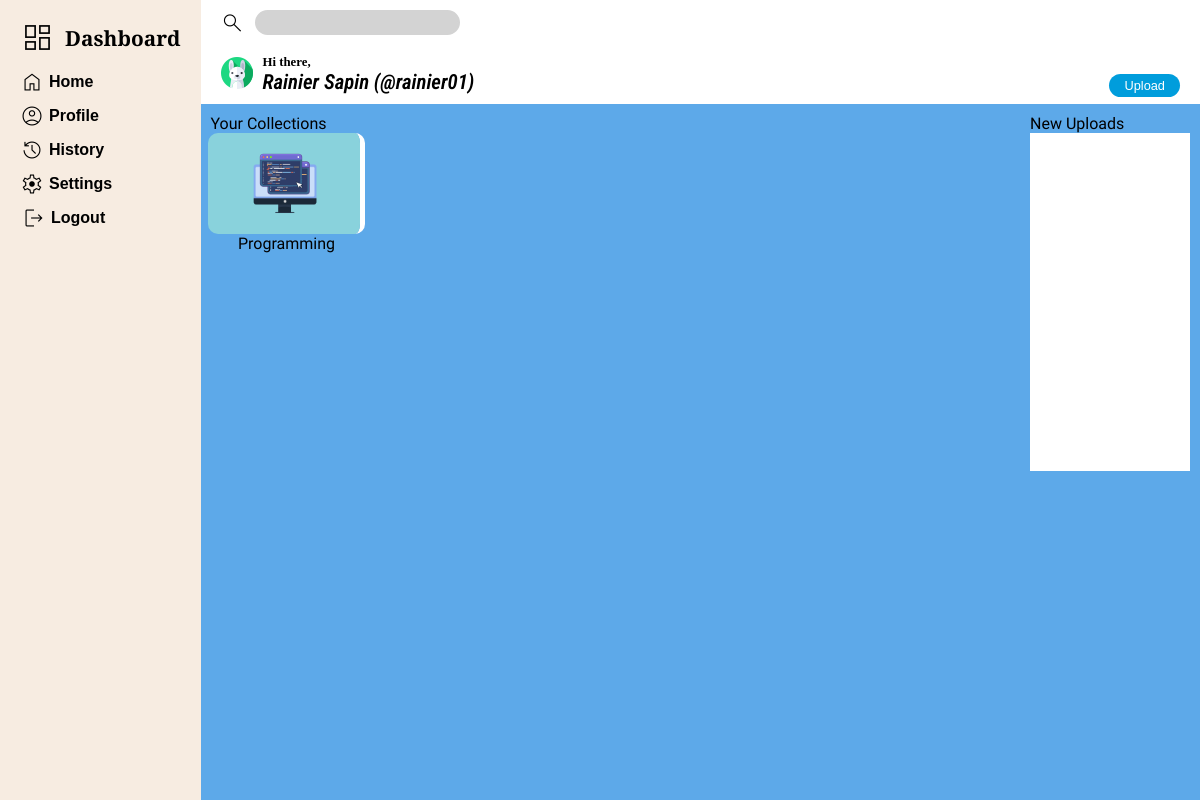
Before: /home (signed in) with the older database file.
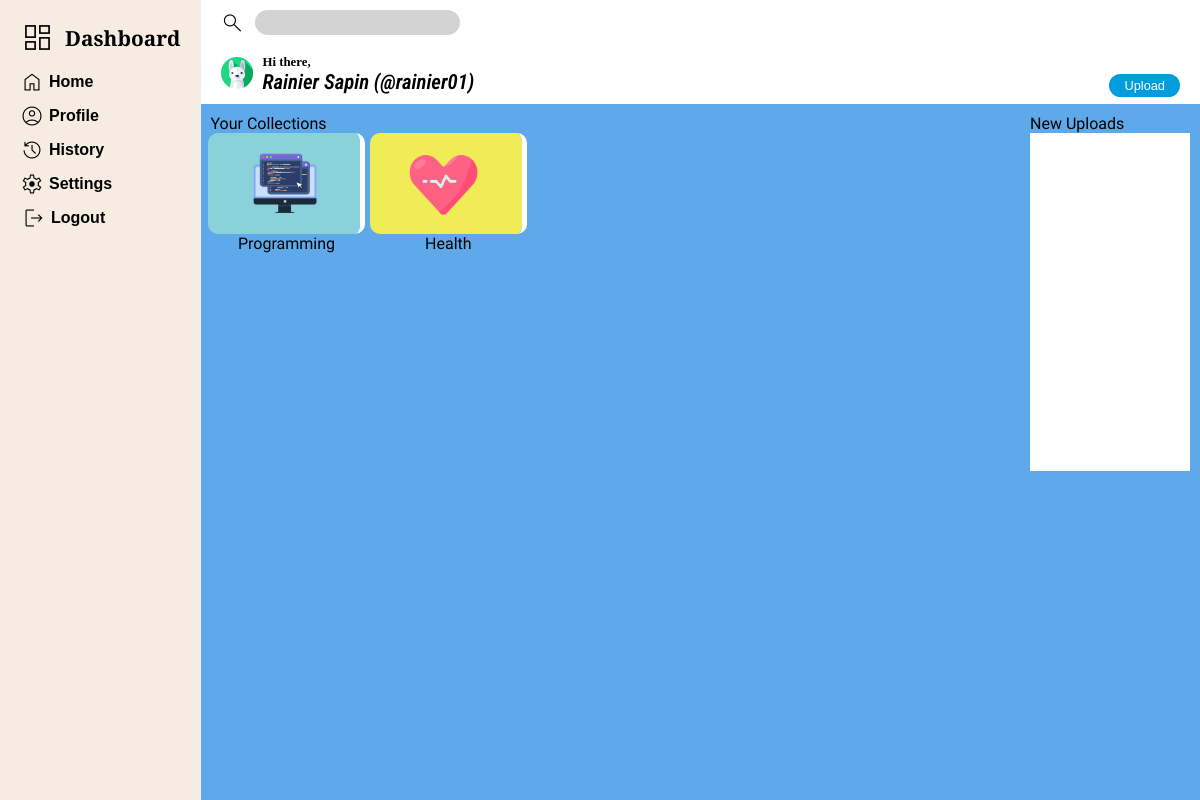
After: the same page with the newer database file.
### tables this page shows
CREATE TABLE users (
    user_id INTEGER PRIMARY KEY AUTOINCREMENT,
    first_name TEXT NOT NULL,
    last_name TEXT NOT NULL,
    username TEXT NOT NULL UNIQUE,
    password TEXT NOT NULL
);

CREATE TABLE folders (
    folder_id INTEGER PRIMARY KEY,
    folder_category_id,
    folder_name TEXT NOT NULL,
    user_id INT NOT NULL,
    FOREIGN KEY (user_id) REFERENCES users(user_id),
    FOREIGN KEY (folder_category_id) REFERENCES src_img(src_id)
);

CREATE TABLE src_img(
	src_id INTEGER PRIMARY KEY,
	src_path TEXT
);

### app.py (the view)
@app.route("/home")
@login_required
def home():
    username = session["user_id"]
    user_id = db.execute("SELECT user_id FROM users WHERE username = ?", username)
    folder_list = db.execute("SELECT f.folder_name, si.src_path FROM folders AS f JOIN src_img AS si ON f.folder_category_id = si.src_id WHERE f.user_id = ?",  user_id[0]["user_id"])
    return render_template("home.html", username = username, folder_list = folder_list)

### helper.py (called while the page is built)
def login_required(f):
    @wraps(f)
    def decorated_function(*args, **kwargs):
        if 'user_id' not in session:
            return redirect(url_for('loginUI'))
        return f(*args, **kwargs)
    return decorated_function

### templates/home.html (shortened to what this page needs)
<!DOCTYPE html>
<html lang="en">
  <head>
    <link rel="stylesheet" href="../static/style.css" />
  </head>
  <body>
    <div class="body-container">
      <header class="header">
        <div class="header-top">
          <label for="search" class="material-symbols-outlined"> search </label>
          <input type="text" class="search" id="search" />
        </div>
        <div class="header-down">
          <div class="header-down-left">
            <div>
              <img src="../static/images/rabbit.png" alt="icon" />
            </div>
            <div>
              <div id="hi-there">Hi there,</div>
              <div id="user-name">Rainier Sapin (@{{username}})</div>
            </div>
          </div>
          <div class="header-down-right">
            <div><a href="/home/upload" id="upload">Upload</a></div>
          </div>
        </div>
      </header>
      <aside class="sidebar">
        <button class="dashboard-box">
          <div class="icon-dashboard">
            <i class="material-symbols-outlined dashboard-icon">dashboard</i>
          </div>
          <div id="dashboard-text">Dashboard</div>
        </button>
        <ul >
          <a href="/home">
            <li class="icon-dash">
              <i class="material-symbols-outlined">Home</i>
              <div class="dash-text">Home</div>
            </li>
          </a>
          <a href="">
            <li class="icon-dash">
              <i class="material-symbols-outlined">account_circle</i>
              <div class="dash-text">Profile</div>
            </li>
          </a>
          <a href="">
            <li class="icon-dash">
              <i class="material-symbols-outlined">history</i>
              <div class="dash-text">History</div>
            </li>
          </a>
          <a href="">
            <li class="icon-dash">
              <i class="material-symbols-outlined">settings</i>
              <div class="dash-text">Settings</div>
            </li>
          </a>
          <a href="/logout">
            <li class="icon-dash logout-icon">
              <i class="material-symbols-outlined">logout</i>
              <div class="dash-text">Logout</div>
            </li>
          </a>
        </ul>
      </aside>
      <article class="article">
        {% if folder_list|length != 0 %}
        <div class="left-thumbnail" >
          <div>Your Collections</div>
            <div class="thumbnail-article">
              {% for folder in folder_list %}
              <a class="thumbnail-box" href="/home/folder/{{folder['folder_name']}}">
                <img src="../static/folderimg/{{ folder['src_path'] }}" alt="">
                <div>{{ folder['folder_name'] }}</div>
              </a>
            {% endfor %}
            </div>
          </div>
          {% else %}
          <div>Empty Folders</div>
          {% endif %}
            <div class="side-content-article">
              <div class="new-upload-box">
                <div>New Uploads</div>
                <div class="new-upload-post">
                </div>
              </div>
            </div>
      </article>
    </div>
  </body>
</html>

### static/style.css (style rules this page uses)
* { margin: 0; padding: 0; }
body { background-color: #040F16; position: relative; }
a { text-decoration: none; color: #000; }
.body-container, .body-container-allpost { height: 100vh; display: grid; grid-template-rows: min-content 1fr; grid-template-columns: 1fr 6fr; }
.header { grid-row-start: 1; grid-row-end: 2; grid-column-start: 2; grid-column-end: 3; background-color: white; padding: 10px 20px 10px 20px; box-sizing: content-box; }
.article, .article-upload { grid-row-start: 2; grid-row-end: 3; grid-column-start: 2; grid-column-end: 3; background-color: #5DA9E9; font-family: 'Teko', sans-serif; padding: 10px; }
.article { display: grid; grid-template-columns: 15fr 3fr; gap: 20px; }
.thumbnail-box { display: flex; flex-direction: column; align-items: center; box-sizing: border-box; }
.thumbnail-article { display: grid; grid-template-columns: repeat(auto-fill, minmax(150px, 1fr)); gap: 10px; }
.thumbnail-box img { width: 100%; border-radius: 10px; border-right: 5px solid #fff; }
.side-content-article { display: grid; grid-template-rows: 1fr 1fr; }
.new-upload-post { background-color: #fff; height: 100%; }
.sidebar { grid-row-start: 1; grid-row-end: 3; grid-column-start: 1; grid-column-end: 2; background-color: #F7ECE1; padding: 20px 20px 20px 20px; position: relative; }
.header-top { display: flex; align-items: center; gap: 10px; margin-bottom: 20px; }
.header-down { display: flex; justify-content: space-between; align-items: center; }
.header-down-left { display: flex; align-items: center; gap: 10px; }
.header-down-right { align-self: self-end; }
#hi-there { font-size: .8rem; font-weight: 600; }
#user-name { font-size: 1.3rem; font-weight: 600; font-family: 'Roboto Condensed', sans-serif; font-style: italic; }
.search { border-radius: 15px; border: 2px solid lightgray;; background-color: lightgray; padding: 3px 5px; width: 20%; }
#upload { background-color: #009DDC; padding: 4px 15px; border-radius: 15px; border: hidden; color: #fff; font-family: 'Noto Sans JP', sans-serif; font-size: .8rem; }
.dashboard-box, .dashboard { display: flex; justify-content: flex-start; align-items: center; gap: 10px; }
.dashboard-box { margin-bottom: 15px; background-color: #F7ECE1; border: none; }
.icon-dash { display: flex; align-items: center; gap: 5px; margin-bottom: 10px; box-sizing: border-box; }
.icon-dashboard { display: flex; align-items: center; gap: 5px; box-sizing: border-box; }
#dashboard-text { font-weight: 700; font-size: 1.3rem; font-family: 'PT Serif', serif; }
.dashboard-icon { font-size: 35px; }
.dash-text { font-family: 'Noto Sans JP', sans-serif; font-weight: 700; display: flex; align-items: flex-start; }
.material-symbols-outlined { font-variation-settings: 'FILL' 0, 'wght' 300, 'GRAD' 1, 'opsz' 50 }
.icon-dashboard { animation: rotate_invert 0.5s ease-in both; }
.logout-icon { padding-left: 2px; }

Changed rows visible on the page:
added folders: src_path (picture), folder_name "Health"
